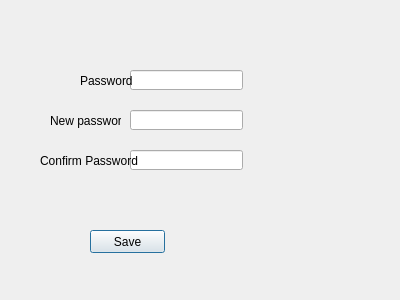
<?xml version="1.0" encoding="UTF-8"?>
<ui version="4.0">
 <class>ChangPassword</class>
 <widget class="QDialog" name="ChangPassword">
  <property name="geometry">
   <rect>
    <x>0</x>
    <y>0</y>
    <width>400</width>
    <height>300</height>
   </rect>
  </property>
  <property name="windowTitle">
   <string>Dialog</string>
  </property>
  <widget class="QLineEdit" name="lineEdit_pw">
   <property name="geometry">
    <rect>
     <x>130</x>
     <y>70</y>
     <width>113</width>
     <height>20</height>
    </rect>
   </property>
  </widget>
  <widget class="QLineEdit" name="lineEdit_Npw">
   <property name="geometry">
    <rect>
     <x>130</x>
     <y>110</y>
     <width>113</width>
     <height>20</height>
    </rect>
   </property>
  </widget>
  <widget class="QLineEdit" name="lineEdit_cnpw">
   <property name="geometry">
    <rect>
     <x>130</x>
     <y>150</y>
     <width>113</width>
     <height>20</height>
    </rect>
   </property>
  </widget>
  <widget class="QLabel" name="label">
   <property name="geometry">
    <rect>
     <x>80</x>
     <y>70</y>
     <width>61</width>
     <height>21</height>
    </rect>
   </property>
   <property name="text">
    <string>Password</string>
   </property>
  </widget>
  <widget class="QLabel" name="label_2">
   <property name="geometry">
    <rect>
     <x>50</x>
     <y>110</y>
     <width>71</width>
     <height>21</height>
    </rect>
   </property>
   <property name="text">
    <string>New password</string>
   </property>
  </widget>
  <widget class="QLabel" name="label_3">
   <property name="geometry">
    <rect>
     <x>40</x>
     <y>150</y>
     <width>101</width>
     <height>21</height>
    </rect>
   </property>
   <property name="text">
    <string>Confirm Password</string>
   </property>
  </widget>
  <widget class="QPushButton" name="pushButton">
   <property name="geometry">
    <rect>
     <x>90</x>
     <y>230</y>
     <width>75</width>
     <height>23</height>
    </rect>
   </property>
   <property name="text">
    <string>Save</string>
   </property>
  </widget>
 </widget>
 <resources/>
 <connections/>
</ui>
